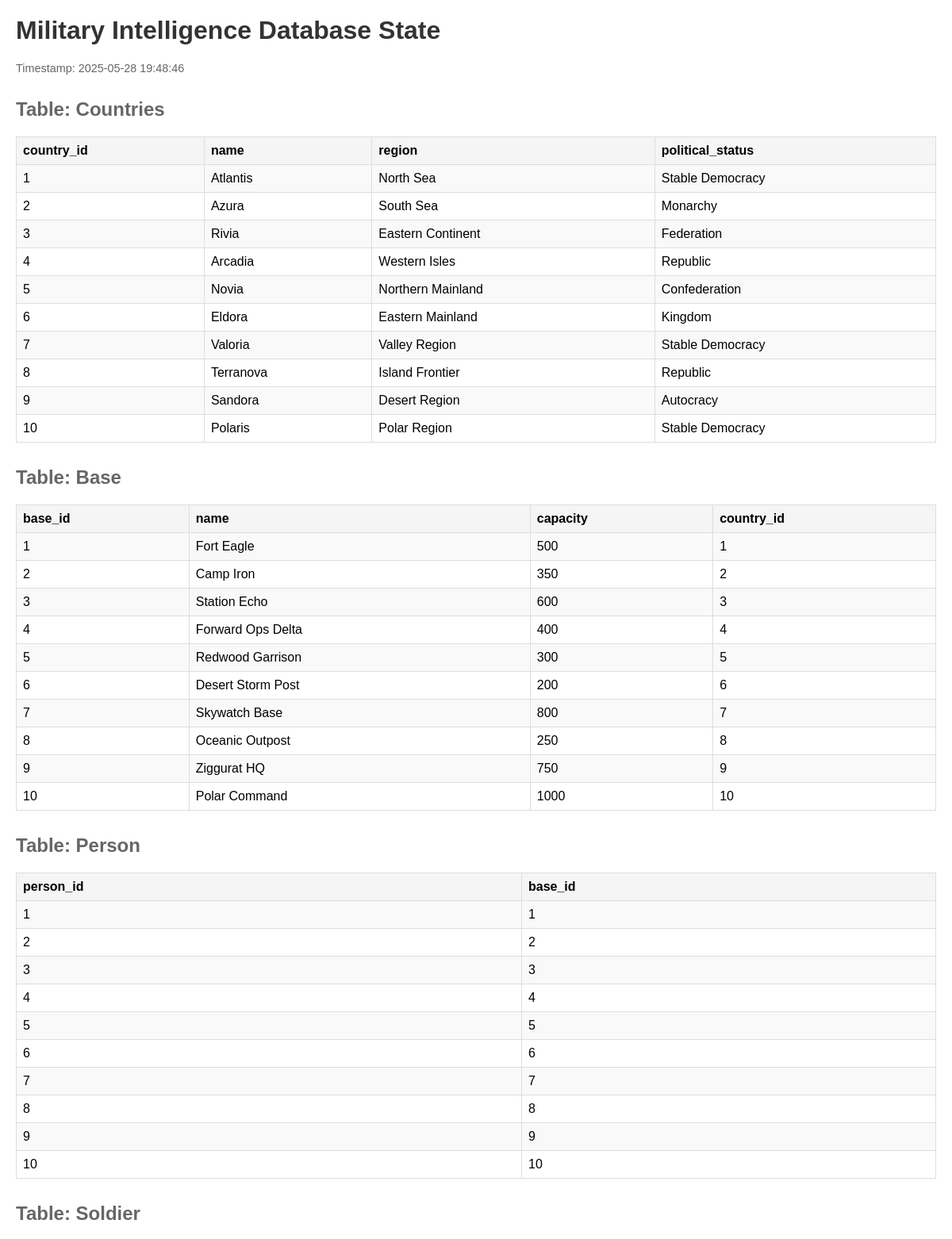
Page /build/view_database.php (upper part) on the committed database.
### tables this page shows
CREATE TABLE `countries` (
  `country_id` int NOT NULL,
  `name` varchar(100) NOT NULL,
  `region` varchar(100) DEFAULT NULL,
  `political_status` varchar(50) DEFAULT NULL,
  PRIMARY KEY (`country_id`)
);

CREATE TABLE `base` (
  `base_id` int NOT NULL,
  `name` varchar(100) NOT NULL,
  `capacity` int DEFAULT NULL,
  `country_id` int NOT NULL,
  PRIMARY KEY (`base_id`),
  KEY `country_id` (`country_id`),
  CONSTRAINT `base_ibfk_1` FOREIGN KEY (`country_id`) REFERENCES `countries` (`country_id`)
);

CREATE TABLE `person` (
  `person_id` int NOT NULL,
  `base_id` int NOT NULL,
  PRIMARY KEY (`person_id`),
  KEY `base_id` (`base_id`),
  CONSTRAINT `person_ibfk_1` FOREIGN KEY (`base_id`) REFERENCES `base` (`base_id`)
);

### build/view_database.php (the view, shortened to what this page needs)
<?php
$host = "localhost";
$username = "root";
$password = "2003";
$dbname = "military_intelligence";
try {
    $conn = new mysqli($host, $username, $password, $dbname);
    echo "<h1>Military Intelligence Database State</h1>";
    echo "<div class='timestamp'>Timestamp: " . date('Y-m-d H:i:s', strtotime('+3 hours')) . "</div>";
    function printTable($conn, $tableName) {
        $result = $conn->query("SELECT * FROM `$tableName`");
        echo "<h2>Table: $tableName</h2>";
        echo "<table>";
        echo "<tr>";
        $fields = $result->fetch_fields();
        foreach ($fields as $field) {
            echo "<th>" . htmlspecialchars($field->name) . "</th>";
        }
        echo "</tr>";
        while ($row = $result->fetch_assoc()) {
            echo "<tr>";
            foreach ($row as $value) {
                echo "<td>" . htmlspecialchars($value ?? 'NULL') . "</td>";
            }
            echo "</tr>";
        }
        echo "</table>";
    }
    $tables = [
        'Countries',
        'Base',
        'Person',
        'Soldier',
        'Civil',
        'Agents',
        'Satellites',
        'Intelligence_Reports',
        'Drones',
        'Missiles',
        'Operator',
        'Targets',
        'Vehicles',
        'Supply',
        'Intelligence_Report_Decides_Target',
        'Agent_Wrote_Report',
        'Target_Base_Radar',
        'Base_Stores_Supply'
    ];
    foreach ($tables as $table) {
        printTable($conn, $table);
    }
} catch (Exception $e) {
    echo "Fatal error: " . $e->getMessage();
} finally {
    if (isset($conn)) {
        $conn->close();
    }
}
?>

### build/view_database.php (style rules this page uses)
h1 { color: #333; }
h2 { color: #666; margin-top: 30px; }
table { border-collapse: collapse; margin-bottom: 20px; width: 100%; }
th, td { border: 1px solid #ddd; padding: 8px; text-align: left; }
th { background-color: #f5f5f5; }
tr:nth-child(even) { background-color: #f9f9f9; }
.timestamp { color: #666; font-size: 0.9em; margin-bottom: 20px; }

### rows in the picture
countries: country_id "1", name "Atlantis", region "North Sea", political_status "Stable Democracy"
countries: country_id "2", name "Azura", region "South Sea", political_status "Monarchy"
countries: country_id "3", name "Rivia", region "Eastern Continent", political_status "Federation"
countries: country_id "4", name "Arcadia", region "Western Isles", political_status "Republic"
countries: country_id "5", name "Novia", region "Northern Mainland", political_status "Confederation"
countries: country_id "6", name "Eldora", region "Eastern Mainland", political_status "Kingdom"
countries: country_id "7", name "Valoria", region "Valley Region", political_status "Stable Democracy"
countries: country_id "8", name "Terranova", region "Island Frontier", political_status "Republic"
countries: country_id "9", name "Sandora", region "Desert Region", political_status "Autocracy"
countries: country_id "10", name "Polaris", region "Polar Region", political_status "Stable Democracy"
base: value "1", name "Fort Eagle", capacity "500"
base: value "2", name "Camp Iron", capacity "350"
base: value "3", name "Station Echo", capacity "600"
base: value "4", name "Forward Ops Delta", capacity "400"
base: value "5", name "Redwood Garrison", capacity "300"
base: value "6", name "Desert Storm Post", capacity "200"
base: value "7", name "Skywatch Base", capacity "800"
base: value "8", name "Oceanic Outpost", capacity "250"
base: value "9", name "Ziggurat HQ", capacity "750"
base: value "10", name "Polar Command", capacity "1000"
person: value "1"
person: value "2"
person: value "3"
person: value "4"
person: value "5"
person: value "6"
person: value "7"
person: value "8"
person: value "9"
person: value "10"

### other values in the picture
$tableName "Countries"
$field->name "country_id"
$field->name "name"
$field->name "region"
$field->name "political_status"
$tableName "Base"
$field->name "base_id"
$field->name "capacity"
$tableName "Person"
$field->name "person_id"
$tableName "Soldier"
